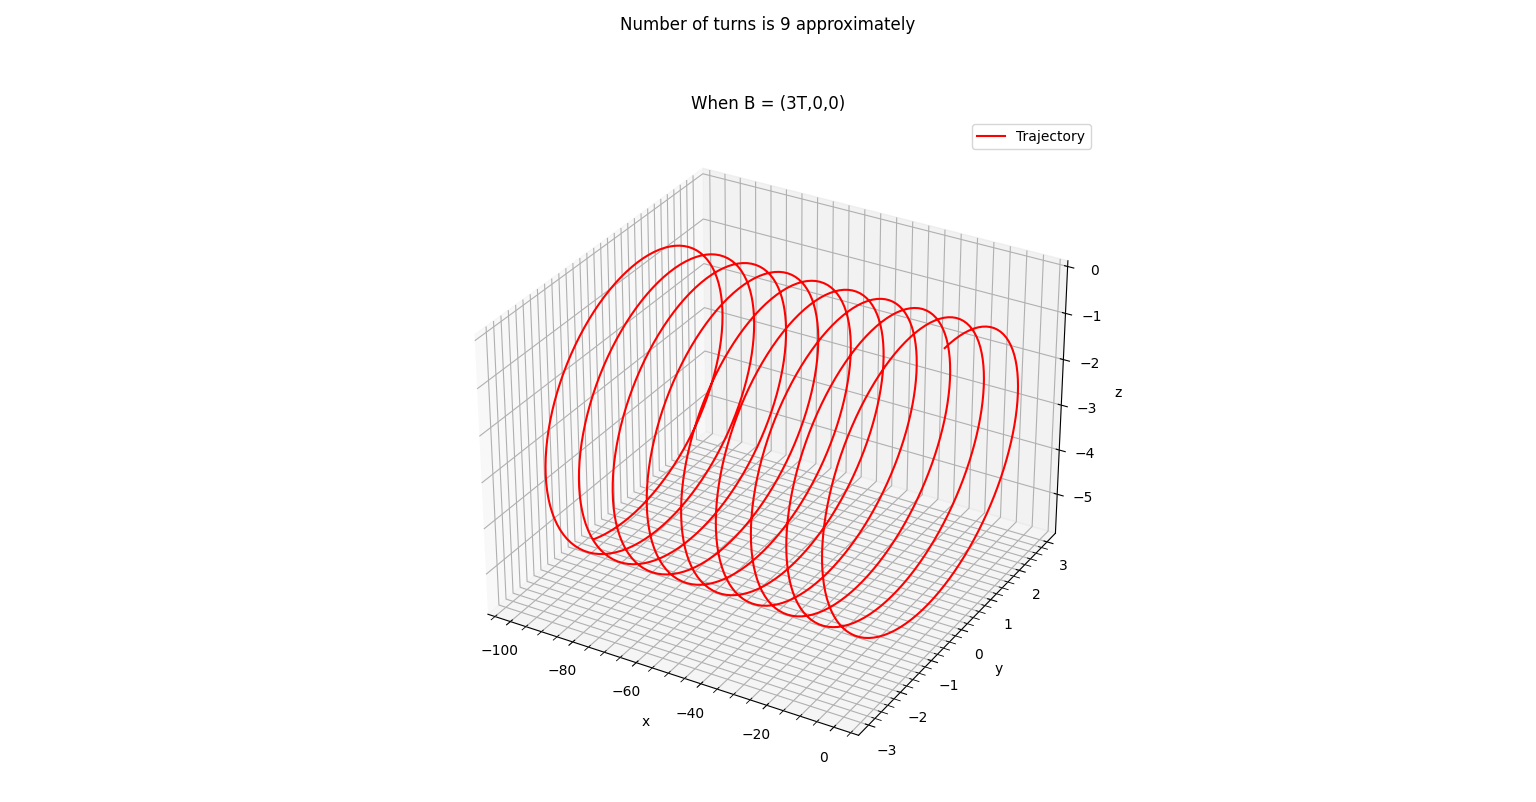

This chart was generated by the following Python code:
from mpl_toolkits.mplot3d import Axes3D
from scipy.integrate import odeint
import matplotlib.pyplot as plt
import numpy as np 

m, q, Bx = 1, 1, 3
v, theta = 10, 2*np.pi/3

def dS_dt(S, t):
    x, y, z, vx, vy, vz = S
    dx_dt = vx
    dy_dt = vy
    dz_dt = vz
    dvx_dt = 0
    dvy_dt = (q*vz*Bx)/m
    dvz_dt = -(q*vy*Bx)/m
    return [dx_dt, dy_dt, dz_dt, dvx_dt, dvy_dt, dvz_dt]

t = np.linspace(0, 20, 1001)
S0 = (0, 0, 0, v*np.cos(theta), v*np.sin(theta), 0)
sol = odeint(dS_dt, S0, t)
x, y, z, vx, vy, vz = sol.T[0], sol.T[1], sol.T[2], sol.T[3], sol.T[4], sol.T[5]

fig = plt.figure()
ax= fig.add_subplot(projection="3d")
ax.plot(x,y,z, color="red",label="Trajectory")
ax.set_xlabel("x")
ax.set_ylabel("y")
ax.set_zlabel("z")
ax.set_title("When B = (3T,0,0)")
ax.grid(which="major")
ax.grid(which="minor",linestyle="--")
ax.minorticks_on()
fig.suptitle("Number of turns is 9 approximately")
fig.tight_layout()
plt.legend()
plt.show()
